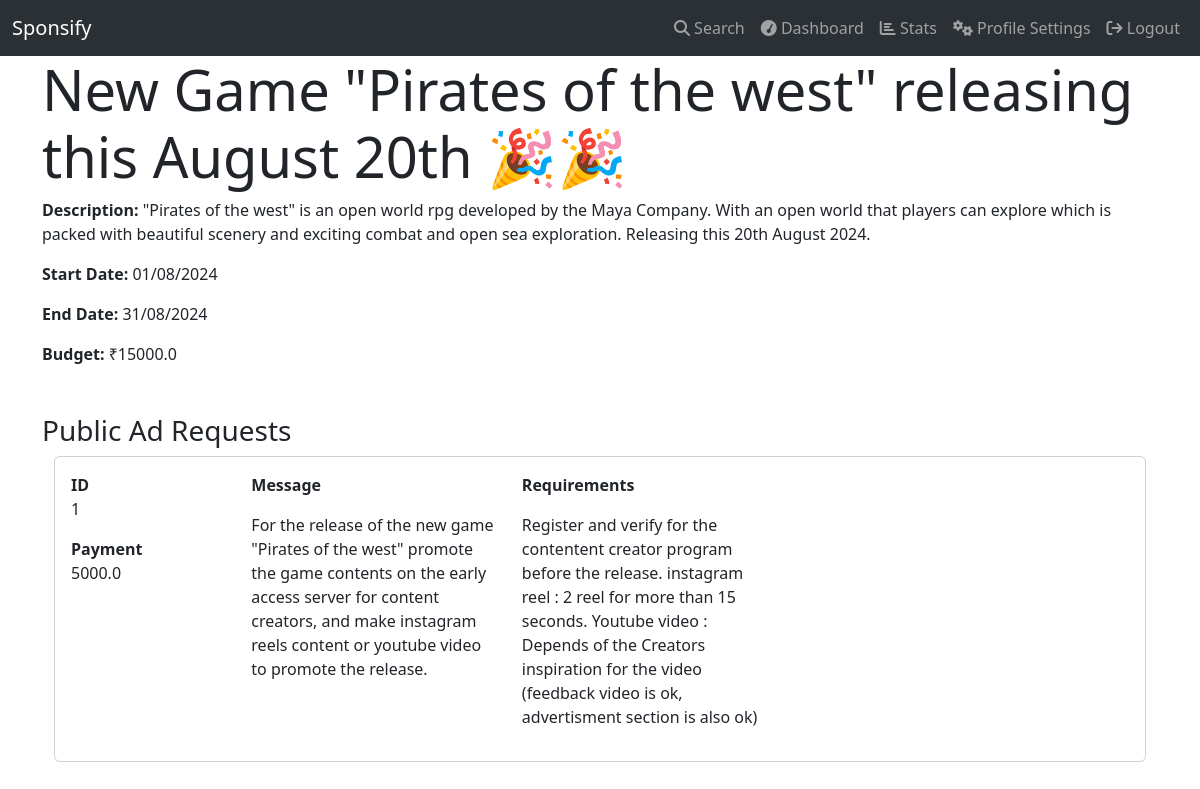
Page /campaign_admin_action/1/ (signed in) on the committed database.
### models.py (models this page shows)
class Campaign(db.Model):
    __tablename__ = 'campaign'
    id = db.Column(db.Integer, primary_key=True)
    sponsor_id = db.Column(db.Integer, db.ForeignKey('sponsor.id'), nullable=False)
    name = db.Column(db.String(100), nullable=False)
    description = db.Column(db.Text, nullable=False)
    start_date = db.Column(db.Date, nullable=False)
    end_date = db.Column(db.Date, nullable=False)
    budget = db.Column(db.Float, nullable=False)
    ad_requests = db.relationship('AdRequest', backref='campaign', lazy=True, cascade='all, delete-orphan')

class AdRequest(db.Model):
    __tablename__ = 'adrequest'
    id = db.Column(db.Integer, primary_key=True)
    campaign_id = db.Column(db.Integer, db.ForeignKey('campaign.id'), nullable=False)
    influencer_id = db.Column(db.Integer, db.ForeignKey('influencer.id'))
    sponsor_id = db.Column(db.Integer, db.ForeignKey('sponsor.id'), nullable=False)
    messages = db.Column(db.Text)
    requirements = db.Column(db.Text, nullable=False)
    payment_amount = db.Column(db.Float, nullable=False)
    status = db.Column(db.String(20), nullable=False, default='Pending')
    is_new_for_influencer = db.Column(db.Boolean, default=True)
    privacy = db.Column(db.String(20), nullable=False, default='Private')
    ad_interests = db.relationship('AdInterest', backref='adrequest', lazy=True, cascade='all, delete-orphan')

### routes.py (the view)
@app.route('/campaign_admin_action/<int:id>/')
@auth_admin
def view_campaign_admin(id):
    campaign = Campaign.query.get_or_404(id)
    public_ad_requests = AdRequest.query.filter_by(campaign_id=id, privacy='Public').all()
    return render_template('campaign/view_out.html', campaign=campaign, public_ad_requests=public_ad_requests)

### routes.py (called while the page is built)
@app.context_processor
def inject_user():
    return dict(get_current_user=get_current_user)

def auth_admin(func):
    @wraps(func)
    def inner_auth(*args, **kwargs):
        if 'user_id'not in session:
            flash('Please login first')
            return redirect(url_for('login'))
        user = User.query.get(session['user_id'])
        if user.role != 'admin':
            flash('You are not authorized to access this page')
            return redirect(url_for('index'))
        return func(*args, **kwargs)
    return inner_auth

### user_role.py (called while the page is built)
def get_current_user():
    if 'user_id' in session:
        return User.query.get(session['user_id'])
    return None

### templates/campaign/view_out.html (shortened to what this page needs)
{% extends 'layout.html' %}
{% block content %}
<h1 class="display-4">{{ campaign.name }}</h1>
<p><strong>Description:</strong> {{ campaign.description }}</p>
<p><strong>Start Date:</strong> {{ campaign.start_date.strftime('%d/%m/%Y') }}</p>
<p><strong>End Date:</strong> {{ campaign.end_date.strftime('%d/%m/%Y') }}</p>
<p><strong>Budget:</strong> ₹{{ campaign.budget }}</p>
<h3 class="mt-5">Public Ad Requests</h3>
<div class="container">
    <div class="row">
        {% for ad_request in public_ad_requests %}
        <div class="col-12 mb-4">
            <div class="card">
                <div class="card-body">
                    <div class="row">
                        <div class="col-md-2">
                            <p><strong>ID</strong><br>{{ ad_request.id }}</p>
                            <p><strong>Payment</strong><br>{{ ad_request.payment_amount }}</p>
                        </div>
                        <div class="col-md-3">
                            <p><strong>Message</strong></p>
                            <p>{{ ad_request.messages }}</p>
                        </div>
                        <div class="col-md-3">
                            <p><strong>Requirements</strong></p>
                            <p>{{ ad_request.requirements }}</p>
                        </div>
                    </div>
                </div>
            </div>
        </div>
        {% endfor %}
    </div>
</div>
{% endblock %}

### rows in the picture
Campaign: name "New Game \"Pirates of the west\" releasing this August 20th 🎉🎉", description "\"Pirates of the west\" is an open world rpg developed by the Maya Company. With an open world that players can explore which is packed with beautiful scenery and exciting combat and open sea exploration. Releasing this 20th August 2024.", start_date "01/08/2024", end_date "31/08/2024", budget "15000.0"
AdRequest: id "1", payment_amount "5000.0", messages "For the release of the new game \"Pirates of the west\" promote the game contents on the early access server for content creators, and make instagram reels content or youtube video to promote the release.", requirements "Register and verify for the contentent creator program before the release. instagram reel : 2 reel for more than 15 seconds. Youtube video : Depends of the Creators inspiration for the video (feedback video is ok, advertisment section is also ok)"
